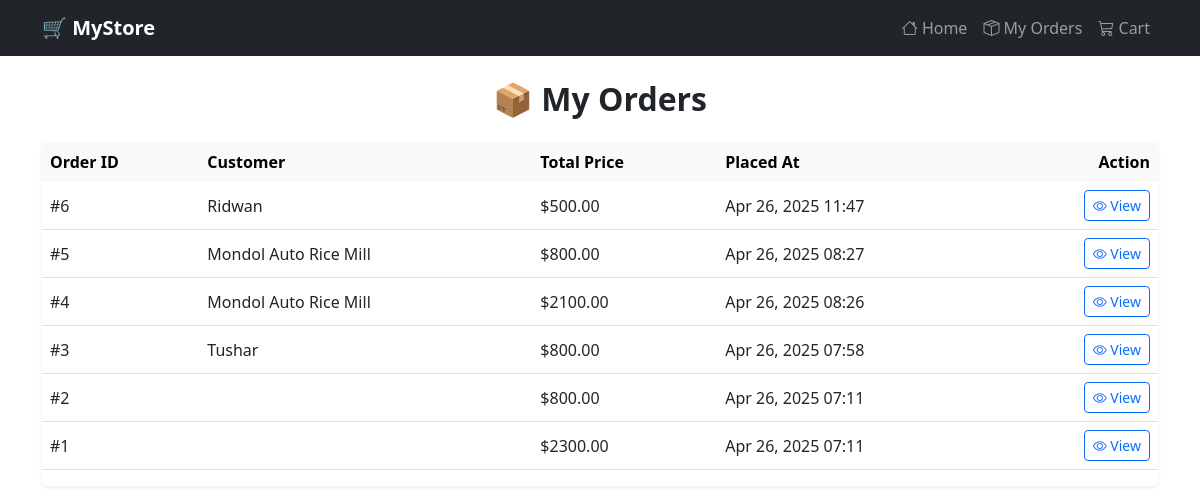
The page /my-orders/ on the database its author committed.
### store/models.py (models this page shows, shortened)
class Order(models.Model):
    name = models.CharField(max_length=255)
    address = models.TextField()
    email = models.EmailField()
    phone = models.CharField(max_length=20)
    total_price = models.DecimalField(max_digits=10, decimal_places=2)
    created_at = models.DateTimeField(auto_now_add=True)

### store/views.py (the view)
# urls.py: path('my-orders/', views.my_orders, name='my_orders'),
def my_orders(request):
    orders = Order.objects.all().order_by('-created_at')
    return render(request, 'store/my_orders.html', {'orders': orders})

### store/templates/store/my_orders.html
{% extends 'store/base.html' %}
{% block content %}
<h2 class="mb-4 fw-bold text-center">📦 My Orders</h2>
{% if orders %}
<div class="table-responsive shadow-sm rounded">
    <table class="table align-middle table-borderless">
        <thead class="table-light">
            <tr>
                <th>Order ID</th>
                <th>Customer</th>
                <th>Total Price</th>
                <th>Placed At</th>
                <th class="text-end">Action</th>
            </tr>
        </thead>
        <tbody>
            {% for order in orders %}
            <tr class="border-bottom">
                <td>#{{ order.id }}</td>
                <td>{{ order.name }}</td>
                <td>${{ order.total_price }}</td>
                <td>{{ order.created_at|date:"M d, Y H:i" }}</td>
                <td class="text-end">
                    <a href="{% url 'order_detail' order.id %}" class="btn btn-outline-primary btn-sm">
                        <i class="bi bi-eye"></i> View
                    </a>
                </td>
            </tr>
            {% endfor %}
        </tbody>
    </table>
</div>
{% else %}
<div class="alert alert-info text-center shadow-sm">
    <h5>No orders found yet! 😢</h5>
    <a href="{% url 'home' %}" class="btn btn-primary mt-3">Browse Products</a>
</div>
{% endif %}
{% endblock %}

### rows shown on the page
Order: id "6", name "Ridwan", total_price "500.00", created_at "Apr 26, 2025 11:47"
Order: id "5", name "Mondol Auto Rice Mill", total_price "800.00", created_at "Apr 26, 2025 08:27"
Order: id "4", name "Mondol Auto Rice Mill", total_price "2100.00", created_at "Apr 26, 2025 08:26"
Order: id "3", name "Tushar", total_price "800.00", created_at "Apr 26, 2025 07:58"
Order: id "2", total_price "800.00", created_at "Apr 26, 2025 07:11"
Order: id "1", total_price "2300.00", created_at "Apr 26, 2025 07:11"
